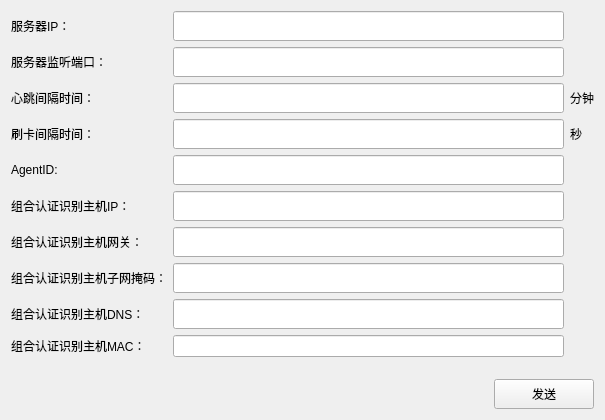
<?xml version="1.0" encoding="UTF-8"?>
<ui version="4.0">
 <class>JiaYouZhanConfig</class>
 <widget class="QWidget" name="JiaYouZhanConfig">
  <property name="geometry">
   <rect>
    <x>0</x>
    <y>0</y>
    <width>605</width>
    <height>420</height>
   </rect>
  </property>
  <property name="windowTitle">
   <string>设备配置</string>
  </property>
  <layout class="QVBoxLayout" name="verticalLayout">
   <item>
    <layout class="QGridLayout" name="gridLayout">
     <item row="2" column="0">
      <widget class="QLabel" name="label_3">
       <property name="text">
        <string>心跳间隔时间：</string>
       </property>
      </widget>
     </item>
     <item row="7" column="1">
      <widget class="QLineEdit" name="DevelopBoardMask">
       <property name="minimumSize">
        <size>
         <width>0</width>
         <height>30</height>
        </size>
       </property>
       <property name="text">
        <string/>
       </property>
       <property name="alignment">
        <set>Qt::AlignCenter</set>
       </property>
      </widget>
     </item>
     <item row="3" column="2">
      <widget class="QLabel" name="label_12">
       <property name="text">
        <string>秒</string>
       </property>
      </widget>
     </item>
     <item row="2" column="1">
      <widget class="QLineEdit" name="HeartIntervalTime">
       <property name="minimumSize">
        <size>
         <width>0</width>
         <height>30</height>
        </size>
       </property>
       <property name="text">
        <string/>
       </property>
       <property name="alignment">
        <set>Qt::AlignCenter</set>
       </property>
      </widget>
     </item>
     <item row="4" column="0">
      <widget class="QLabel" name="label_7">
       <property name="text">
        <string>AgentID:</string>
       </property>
      </widget>
     </item>
     <item row="5" column="1">
      <widget class="QLineEdit" name="DevelopBoardIP">
       <property name="minimumSize">
        <size>
         <width>0</width>
         <height>30</height>
        </size>
       </property>
       <property name="text">
        <string/>
       </property>
       <property name="alignment">
        <set>Qt::AlignCenter</set>
       </property>
      </widget>
     </item>
     <item row="3" column="1">
      <widget class="QLineEdit" name="SwipCardIntervalTime">
       <property name="minimumSize">
        <size>
         <width>0</width>
         <height>30</height>
        </size>
       </property>
       <property name="text">
        <string/>
       </property>
       <property name="alignment">
        <set>Qt::AlignCenter</set>
       </property>
      </widget>
     </item>
     <item row="6" column="0">
      <widget class="QLabel" name="label_9">
       <property name="text">
        <string>组合认证识别主机网关：</string>
       </property>
      </widget>
     </item>
     <item row="6" column="1">
      <widget class="QLineEdit" name="DevelopBoardGateWay">
       <property name="minimumSize">
        <size>
         <width>0</width>
         <height>30</height>
        </size>
       </property>
       <property name="text">
        <string/>
       </property>
       <property name="alignment">
        <set>Qt::AlignCenter</set>
       </property>
      </widget>
     </item>
     <item row="3" column="0">
      <widget class="QLabel" name="label_11">
       <property name="text">
        <string>刷卡间隔时间：</string>
       </property>
      </widget>
     </item>
     <item row="1" column="1">
      <widget class="QLineEdit" name="ServerListenPort">
       <property name="minimumSize">
        <size>
         <width>0</width>
         <height>30</height>
        </size>
       </property>
       <property name="styleSheet">
        <string notr="true"/>
       </property>
       <property name="text">
        <string/>
       </property>
       <property name="alignment">
        <set>Qt::AlignCenter</set>
       </property>
      </widget>
     </item>
     <item row="0" column="1">
      <widget class="QLineEdit" name="ServerIP">
       <property name="minimumSize">
        <size>
         <width>0</width>
         <height>30</height>
        </size>
       </property>
       <property name="text">
        <string/>
       </property>
       <property name="alignment">
        <set>Qt::AlignCenter</set>
       </property>
      </widget>
     </item>
     <item row="8" column="0">
      <widget class="QLabel" name="label_13">
       <property name="text">
        <string>组合认证识别主机DNS：</string>
       </property>
      </widget>
     </item>
     <item row="7" column="0">
      <widget class="QLabel" name="label_10">
       <property name="text">
        <string>组合认证识别主机子网掩码：</string>
       </property>
      </widget>
     </item>
     <item row="1" column="0">
      <widget class="QLabel" name="label_2">
       <property name="styleSheet">
        <string notr="true"/>
       </property>
       <property name="text">
        <string>服务器监听端口：</string>
       </property>
      </widget>
     </item>
     <item row="5" column="0">
      <widget class="QLabel" name="label_8">
       <property name="text">
        <string>组合认证识别主机IP：</string>
       </property>
      </widget>
     </item>
     <item row="8" column="1">
      <widget class="QLineEdit" name="DevelopBoardDNS">
       <property name="minimumSize">
        <size>
         <width>0</width>
         <height>30</height>
        </size>
       </property>
       <property name="text">
        <string/>
       </property>
       <property name="alignment">
        <set>Qt::AlignCenter</set>
       </property>
      </widget>
     </item>
     <item row="2" column="2">
      <widget class="QLabel" name="label_4">
       <property name="text">
        <string>分钟</string>
       </property>
      </widget>
     </item>
     <item row="0" column="0">
      <widget class="QLabel" name="label">
       <property name="styleSheet">
        <string notr="true"/>
       </property>
       <property name="text">
        <string>服务器IP：</string>
       </property>
      </widget>
     </item>
     <item row="4" column="1">
      <widget class="QLineEdit" name="DeviceID">
       <property name="minimumSize">
        <size>
         <width>0</width>
         <height>30</height>
        </size>
       </property>
       <property name="text">
        <string/>
       </property>
       <property name="alignment">
        <set>Qt::AlignCenter</set>
       </property>
      </widget>
     </item>
     <item row="9" column="0">
      <widget class="QLabel" name="label_5">
       <property name="text">
        <string>组合认证识别主机MAC：</string>
       </property>
      </widget>
     </item>
     <item row="9" column="1">
      <widget class="QLineEdit" name="DevelopBoardMAC"/>
     </item>
    </layout>
   </item>
   <item>
    <spacer name="verticalSpacer">
     <property name="orientation">
      <enum>Qt::Vertical</enum>
     </property>
     <property name="sizeHint" stdset="0">
      <size>
       <width>20</width>
       <height>55</height>
      </size>
     </property>
    </spacer>
   </item>
   <item>
    <layout class="QHBoxLayout" name="horizontalLayout">
     <item>
      <widget class="QLabel" name="StatusBarLabel">
       <property name="styleSheet">
        <string notr="true">font: 14pt &quot;Ubuntu&quot;;
color: rgb(229, 13, 13);</string>
       </property>
       <property name="text">
        <string/>
       </property>
      </widget>
     </item>
     <item>
      <spacer name="horizontalSpacer">
       <property name="orientation">
        <enum>Qt::Horizontal</enum>
       </property>
       <property name="sizeHint" stdset="0">
        <size>
         <width>40</width>
         <height>20</height>
        </size>
       </property>
      </spacer>
     </item>
     <item>
      <widget class="QPushButton" name="btnSend">
       <property name="enabled">
        <bool>true</bool>
       </property>
       <property name="sizePolicy">
        <sizepolicy hsizetype="Preferred" vsizetype="Preferred">
         <horstretch>0</horstretch>
         <verstretch>0</verstretch>
        </sizepolicy>
       </property>
       <property name="minimumSize">
        <size>
         <width>100</width>
         <height>30</height>
        </size>
       </property>
       <property name="maximumSize">
        <size>
         <width>16777215</width>
         <height>16777215</height>
        </size>
       </property>
       <property name="focusPolicy">
        <enum>Qt::NoFocus</enum>
       </property>
       <property name="styleSheet">
        <string notr="true"/>
       </property>
       <property name="text">
        <string>发送</string>
       </property>
       <property name="shortcut">
        <string>Ctrl+U</string>
       </property>
      </widget>
     </item>
    </layout>
   </item>
  </layout>
 </widget>
 <resources/>
 <connections/>
</ui>
